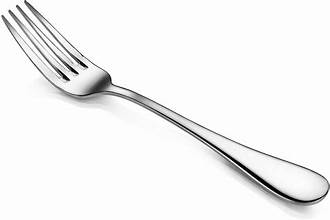
#> input picture samples/images/sample1.jpg, 330 x 220 px
$ python -i review_conflicts.py   (imports and definitions only)
#> lines starting #> are read from the running program, lines starting #| are printed output that depends on the picture
#!/usr/bin/env python3
"""
review_conflicts.py -- READ-ONLY deep review of annotation conflicts.

Investigates, for a multi-batch YOLO dataset:
  1. class-ID conflicts between identical images
  2. bounding-box geometry mismatches between identical images
  3. images that share one filename stem (duplicate stems)
  4. images available only as WEBP / GIF
  5. exact-duplicate image groups crossing splits
  6. source-image (near-duplicate) groups crossing splits

Produces:
  annotation_conflict_review.md      the written report
  annotation_conflicts.csv/json      every problematic box pair
  duplicate_stem_pairs.csv
  format_only_images.csv
  duplicate_group_actions.csv
  leakage_group_actions.csv
  visualizations/...                 side-by-side annotated comparisons

Guarantees:
  * The dataset is only read. Nothing under the dataset root is written/renamed.
  * No class ID is changed. No file is deleted or moved.
  * No class name is invented.

Usage:
    python review_conflicts.py
"""

from __future__ import annotations

import csv
import hashlib
import html
import itertools
import json
import math
import re
import time
from collections import Counter, defaultdict
from dataclasses import dataclass, field
from datetime import datetime
from pathlib import Path

import numpy as np
from PIL import Image, ImageDraw, ImageFilter, ImageFont

# --------------------------------------------------------------------------------------
# Configuration
# --------------------------------------------------------------------------------------

HERE = Path(__file__).resolve().parent
DEFAULT_ROOT = HERE / "final batches"
DEFAULT_OUT = HERE / "dataset_verification"

IMAGE_EXTS = {".jpg", ".jpeg", ".png", ".bmp", ".webp", ".tif", ".tiff", ".gif"}
JPG_PNG = {".jpg", ".jpeg", ".png"}
YOLO_OK = {".jpg", ".jpeg", ".png", ".bmp", ".webp", ".tif", ".tiff"}

CROSS_SPLIT_ALLOWED = True  # never used to modify; documentation only

# Perceptual-hash thresholds (64-bit dHash, invariant to the 8 dihedral transforms).
PHASH_SAME = 10        # <= this + similar aspect => same source
PHASH_MAYBE = 16       # 11..16 => possible, needs manual review
ASPECT_STRICT = 1.03   # aspect-ratio ratio allowed for PHASH_SAME
ASPECT_LOOSE = 1.10    # allowed when the hash distance is very small

RF_RE = re.compile(
    r"^(?P<base>.*?)(?:_(?:jpg|jpeg|png|bmp|webp|tif|tiff))?\.rf\.[0-9a-f]{32}$",
    re.IGNORECASE,
)

PANEL = 640            # max side of a visual panel
THUMB = 300            # max side of a thumbnail
COLOR_A = (34, 197, 94)
COLOR_B = (239, 68, 68)
COLOR_SHARED = (59, 130, 246)
COLOR_TEXT = (255, 255, 255)
COLOR_BG = (17, 24, 39)

# --------------------------------------------------------------------------------------
# Small helpers
# --------------------------------------------------------------------------------------


# [64 lines left out: functions iou, greedy_match, match_stats, md5_of, not called in this run]


def dhash_variants(img: Image.Image, size: int = 8) -> list[int]:
    """64-bit dHash for the 8 dihedral transforms (identifies flipped/rotated copies)."""
    gray = img.convert("L")
    out = []
    for ang in (0, 90, 180, 270):
        v = gray.rotate(ang, expand=True) if ang else gray
        for flip in (False, True):
            vv = v.transpose(Image.Transpose.FLIP_LEFT_RIGHT) if flip else v
            vv = vv.resize((size + 1, size), Image.Resampling.LANCZOS)
            a = np.asarray(vv, dtype=np.int16)
            bits = (a[:, 1:] > a[:, :-1]).flatten()
            n = 0
            for bit in bits:
                n = (n << 1) | int(bit)
            out.append(n)
    return out


def hamming(a: int, b: int) -> int:
    return bin(a ^ b).count("1")


def phash_distance(ha: list[int], hb: list[int]) -> int:
    return min(hamming(x, y) for x in ha for y in hb)


def base_stem(stem: str) -> str:
    m = RF_RE.match(stem)
    return (m.group("base") if m else stem).strip().lower()


def rel(path: Path, root: Path) -> str:
    return str(path.relative_to(root)).replace("\\", "/")


def slug(text: str, maxlen: int = 42) -> str:
    s = re.sub(r"[^A-Za-z0-9._-]+", "_", text)
    return s[:maxlen].strip("_") or "item"


def fmt(n: int) -> str:
    return f"{n:,}"


def pct(n: float, d: float) -> str:
    return "n/a" if not d else f"{100.0 * n / d:.1f}%"


# [7 lines left out: function get_font, not called in this run]


# --------------------------------------------------------------------------------------
# Dataset access (read-only)
# --------------------------------------------------------------------------------------


@dataclass
class ImageRec:
    path: Path
    batch: str
    split: str
    rel: str
    ext: str
    md5: str | None = None
    width: int | None = None
    height: int | None = None
    phash: list[int] | None = None


@dataclass
class LabelRec:
    path: Path
    rel: str
    boxes: list = field(default_factory=list)
    text: str = ""

    @property
    def cls_set(self):
        return {b[0] for b in self.boxes}

    def sig(self):
        return tuple(sorted((round(b[1], 6), round(b[2], 6), round(b[3], 6),
                             round(b[4], 6)) for b in self.boxes))


class Dataset:
    # [33 lines left out: functions __init__, _load, _parse_label, not called in this run]

    def label_for(self, img: ImageRec) -> LabelRec | None:
        return self.labels.get(self.label_path_for(img))

    def label_path_for(self, img: ImageRec) -> Path:
        # <batch>/images/<split>/<file>  ->  <batch>/labels/<split>/<stem>.txt
        return img.path.parent.parent.parent / "labels" / img.split / (img.path.stem + ".txt")

    # [13 lines left out: functions load_image, dims, not called in this run]


# --------------------------------------------------------------------------------------
# Union-find
# --------------------------------------------------------------------------------------


class UF:
    def __init__(self):
        self.parent = {}

    # [165 lines left out: functions find, union, groups, _text_bg, _dashed_rect, draw_boxes and 6 more, not called in this run]


def save(img: Image.Image, path: Path):
    path.parent.mkdir(parents=True, exist_ok=True)
    img.save(path, optimize=True)


# --------------------------------------------------------------------------------------
# Perceptual / source grouping
# --------------------------------------------------------------------------------------


# [1197 lines left out: functions build_source_groups, inspect, edge_fit, write_outputs, md_table, build_report and 1 more, not called in this run]


# [2 lines not run here, left out]

>>> from PIL import Image
>>> picture = Image.open('samples/images/sample1.jpg')
#> picture is the input picture: PIL image 330x220 RGB; min 0, max 255, mean 242.8
>>> result = dhash_variants(picture)
#> the loop in dhash_variants, `for ang in (0, 90, 180, 270):` made 4 passes
#> pass 2, in dhash_variants, `v = gray.rotate(ang, expand=True) if ang else gray`:
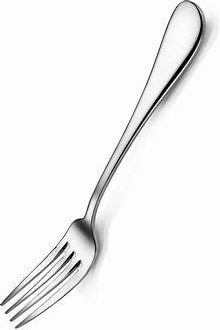
#> v: PIL image 220x330 L; min 0, max 255, mean 242.8
#> pass 3, in dhash_variants, `v = gray.rotate(ang, expand=True) if ang else gray`:
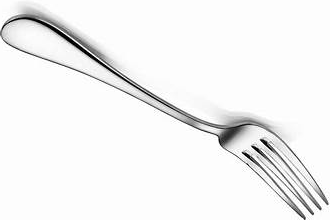
#> v: PIL image 330x220 L; min 0, max 255, mean 242.8
#> after the loop in dhash_variants, `for ang in (0, 90, 180, 270):`: out = [15017310376032405764, 290784693265262800, 2554329946536176, 16167980500120904464, 15017308260054272260, 290820607446378704, 1162815380972134624, 17309614069272217856]
#> result has the same summary as out in dhash_variants

$ run again, on samples/images/sample5.jpg
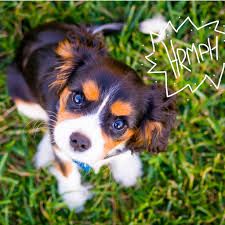
#> input picture samples/images/sample5.jpg, 225 x 225 px
#> picture is the input picture: PIL image 225x225 RGB; mean R, G, B 101.8, 108.6, 68.9
#> in dhash_variants, `gray = img.convert("L")`:
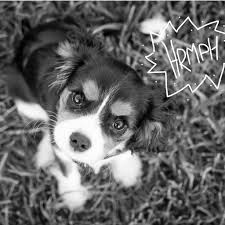
#> gray: PIL image 225x225 L; min 0, max 255, mean 102.1
#> the loop in dhash_variants, `for ang in (0, 90, 180, 270):` made 4 passes
#> pass 3, in dhash_variants, `v = gray.rotate(ang, expand=True) if ang else gray`:
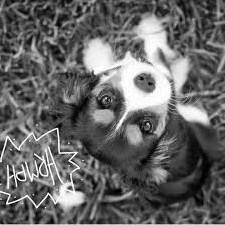
#> v: PIL image 225x225 L; min 0, max 255, mean 102.1
#> after the loop in dhash_variants, `for ang in (0, 90, 180, 270):`: out = [3268573891145124429, 5459925953674521933, 14179738029372636212, 15919326136465932691, 5597327930193462603, 5569495781499362349, 10646972292280544476, 3782137723763869892]
#> result has the same summary as out in dhash_variants
